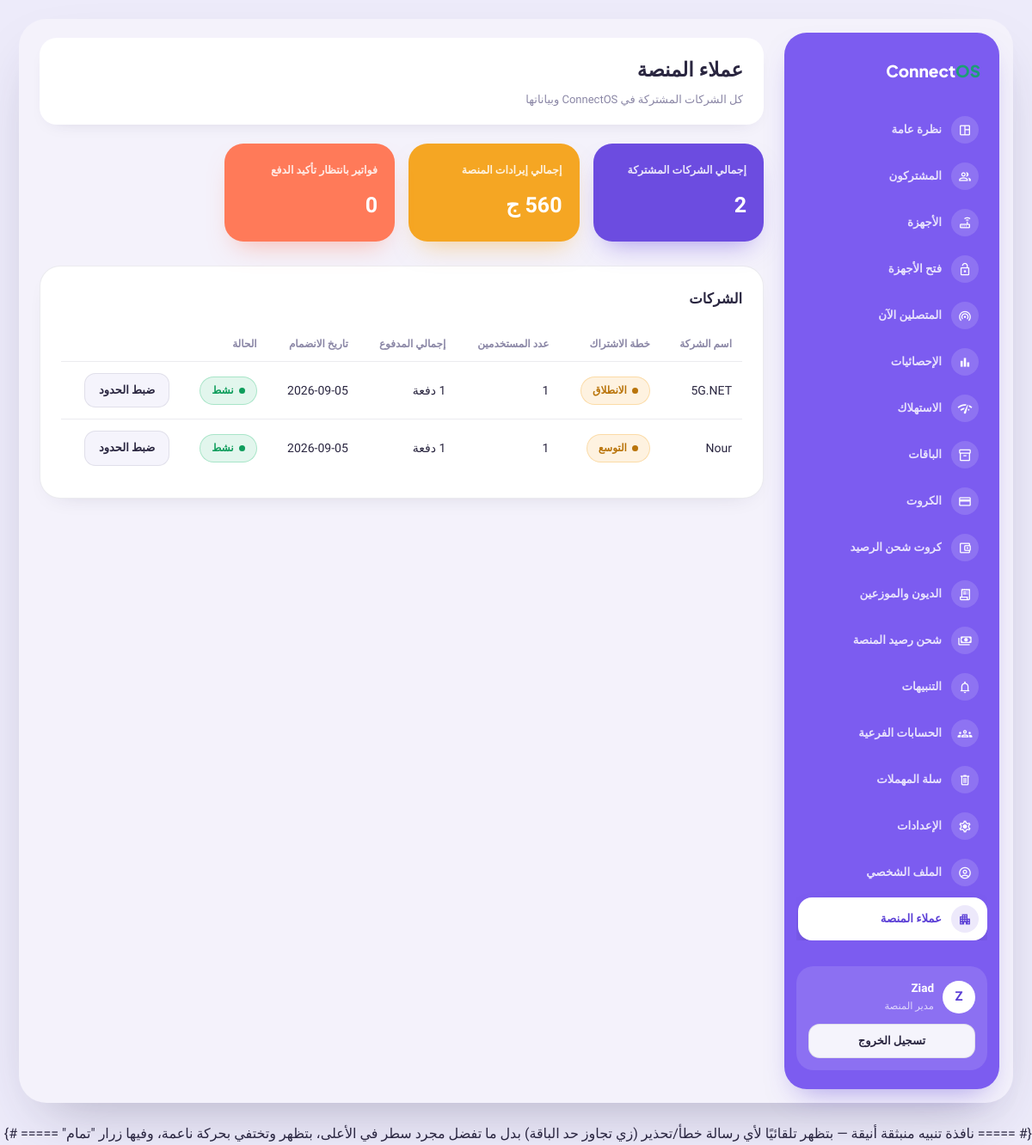
The page /dashboard/platform/ (signed in) on the database its author committed.
### core/models.py (models this page shows, shortened)
class User(AbstractUser):
    ROLE_CHOICES = [
        ("owner", "مالك الشركة"),
        ("admin", "مدير"),
        ("support", "دعم فني"),
        ("platform_admin", "مدير المنصة"),
    ]
    company = models.ForeignKey(
        Company, on_delete=models.CASCADE, related_name="users",
        verbose_name="الشركة", null=True, blank=True,
    )
    role = models.CharField("الصلاحية", max_length=20, choices=ROLE_CHOICES, default="owner")
    phone = models.CharField("رقم الهاتف", max_length=20, blank=True)
    last_login_ip = models.GenericIPAddressField("آخر IP دخول", null=True, blank=True)
    class Meta:
        verbose_name = "مستخدم"
        verbose_name_plural = "المستخدمون"

class Company(models.Model):
    PLAN_CHOICES = [
        ("starter", "البداية"),
        ("growth", "النمو"),
        ("pro", "الاحتراف"),
    ]
    name = models.CharField("اسم الشبكة", max_length=200)
    owner_phone = models.CharField("رقم تواصل المالك", max_length=20, blank=True)
    subscription_plan = models.CharField(
        "خطة الاشتراك في المنصة (قديم)", max_length=20, choices=PLAN_CHOICES, default="starter",
        help_text="حقل قديم قبل باقات PlatformPlan — لسه موجود لتوافق البيانات القديمة",
    )
    platform_plan = models.ForeignKey(
        PlatformPlan, on_delete=models.SET_NULL, null=True, blank=True,
        related_name="companies", verbose_name="باقة المنصة",
    )
    is_active = models.BooleanField(
        "نشط", default=True,
        help_text="لو متوقف، الشركة تقدر تفتح لوحة التحكم وتتصفحها عادي، لكن مايقدروش "
                   "يستخدموا أي ميزة فعلية (إضافة جهاز/مشترك/كروت...إلخ) لحد ما يتفعّل الحساب.",
    )
    activated_at = models.DateTimeField(
        "تاريخ آخر تفعيل", null=True, blank=True,
        help_text="بيتحدّث تلقائيًا لحظة التفعيل — بيتحكم في ظهور شريط \"تم التفعيل\" لفترة قصيرة بعدها.",
    )
    monthly_fee = models.DecimalField("قيمة الاشتراك الشهري", max_digits=8, decimal_places=2, default=0)
    created_at = models.DateTimeField("تاريخ الانضمام", auto_now_add=True)
    unlimited_usage = models.BooleanField(
        "بدون أي حدود استخدام", default=False,
        help_text="لو مفعّل، الشركة دي مش هتتقيد بأي حد من حدود باقتها (عدد مشتركين/"
                   "سيرفرات/كروت طباعة شهريًا) مهما كانت باقتها — بيتحكم فيه مدير "
                   "المنصة بس من شاشة \"عملاء المنصة\".",
    )
    override_max_clients = models.PositiveIntegerField(
        "حد مخصص لعدد المشتركين", null=True, blank=True,
        help_text="سيبها فاضية عشان تستخدم حد الباقة المشترك فيها. لو حطيت رقم هنا، هو اللي هيتطبق بدل حد الباقة.",
    )
    override_max_servers = models.PositiveIntegerField(
        "حد مخصص لعدد السيرفرات", null=True, blank=True,
        help_text="سيبها فاضية عشان تستخدم حد الباقة المشترك فيها. لو حطيت رقم هنا، هو اللي هيتطبق بدل حد الباقة.",
    )
    override_max_print_cards = models.PositiveIntegerField(
        "حد مخصص لعدد كروت الطباعة شهريًا", null=True, blank=True,
        help_text="سيبها فاضية عشان تستخدم حد الباقة المشترك فيها. لو حطيت رقم هنا، هو اللي هيتطبق بدل حد الباقة.",
    )
    class Meta:
        verbose_name = "شركة"
        verbose_name_plural = "الشركات"

class PlatformPlan(models.Model):
    name = models.CharField("اسم الباقة", max_length=100)
    max_clients = models.PositiveIntegerField("أقصى عدد مشتركين")
    max_servers = models.PositiveIntegerField("أقصى عدد سيرفرات")
    max_print_cards = models.PositiveIntegerField("أقصى عدد كروت طباعة")
    price_monthly = models.DecimalField("السعر الشهري (جنيه)", max_digits=8, decimal_places=2)
    is_featured = models.BooleanField("الأكثر طلبًا", default=False)
    order = models.PositiveIntegerField("الترتيب في العرض", default=0)
    is_active = models.BooleanField("متاحة للاشتراك", default=True)
    class Meta:
        verbose_name = "باقة اشتراك المنصة"
        verbose_name_plural = "باقات اشتراك المنصة"
        ordering = ["order", "price_monthly"]

### dashboard/views.py (the view)
# urls.py: path("platform/", views.platform_overview, name="platform_overview"),
@platform_admin_required
def platform_overview(request):
    companies = Company.objects.all().prefetch_related("payments", "users")
    total_revenue = sum(c.payments.aggregate(s=Sum("amount"))["s"] or 0 for c in companies)
    from core.models import PlatformPayment
    pending_payments = PlatformPayment.objects.filter(is_confirmed=False).select_related("company").order_by("paid_at")
    return render(request, "dashboard/platform_overview.html", {
        "companies": companies,
        "total_revenue": total_revenue,
        "pending_payments": pending_payments,
    })

### core/context_processors.py (called while the page is built, shortened)
def company_status(request):
    user = getattr(request, "user", None)
    if not user or not getattr(user, "is_authenticated", False):
        return {}
    if not getattr(user, "company_id", None) or user.role == "platform_admin":
        return {}

### templates/dashboard/platform_overview.html (shortened to what this page needs)
{% extends "base.html" %}
{% block page_title %}عملاء المنصة{% endblock %}
{% block page_crumb %}كل الشركات المشتركة في ConnectOS وبياناتها{% endblock %}
{% block content %}
<div class="kpi-grid">
  <div class="kpi">
    <div class="k-lbl">إجمالي الشركات المشتركة</div>
    <div class="k-val teal">{{ companies|length }}</div>
  </div>
  <div class="kpi">
    <div class="k-lbl">إجمالي إيرادات المنصة</div>
    <div class="k-val gold">{{ total_revenue }} ج</div>
  </div>
  <div class="kpi">
    <div class="k-lbl">فواتير بانتظار تأكيد الدفع</div>
    <div class="k-val danger">{{ pending_payments|length }}</div>
  </div>
</div>
<div class="panel">
  <div class="panel-head"><h3>الشركات</h3></div>
  <table>
    <thead>
      <tr>
        <th>اسم الشركة</th><th>خطة الاشتراك</th><th>عدد المستخدمين</th><th>إجمالي المدفوع</th><th>تاريخ الانضمام</th><th>الحالة</th><th></th>
      </tr>
    </thead>
    <tbody>
      {% for company in companies %}
      <tr>
        <td>{{ company.name }}</td>
        <td>
          <span class="badge badge-gold">{{ company.platform_plan.name|default:company.get_subscription_plan_display }}</span>
        </td>
        <td>{{ company.users.count }}</td>
        <td class="mono">{{ company.payments.all|length }} دفعة</td>
        <td>{{ company.created_at|date:"Y-m-d" }}</td>
        <td>
          {% if company.is_active %}<span class="badge badge-green">نشط</span>
          {% else %}<span class="badge badge-red">موقوف</span>{% endif %}
        </td>
        <td><a href="{% url 'dashboard:company_limits' company.id %}" class="btn btn-sm btn-ghost">ضبط الحدود</a></td>
      </tr>
      {% empty %}
      <tr><td colspan="7" class="empty">لا يوجد عملاء بعد.</td></tr>
      {% endfor %}
    </tbody>
  </table>
</div>
{% endblock %}

### templates/base.html (shortened to what this page needs)
{% load static %}
<!DOCTYPE html>
<html lang="ar" dir="rtl">
<head>
<link rel="stylesheet" href="{% static 'css/style.css' %}">
</head>
<body>
<div class="page-wrap">
<div class="shell">
  <aside class="sidebar no-print">
    <div class="sb-logo">Connect<span>OS</span></div>
    <nav class="sb-nav">
      <a href="{% url 'dashboard:home' %}" class="sb-link "><span class="sb-ico"><span class="material-symbols-outlined"></span></span><span class="sb-txt">نظرة عامة</span></a>
      <a href="{% url 'subscribers:list' %}" class="sb-link {% if 'subscribers' in request.path %}active{% endif %}"><span class="sb-ico"><span class="material-symbols-outlined">group</span></span><span class="sb-txt">المشتركون</span></a>
      <a href="{% url 'nas_manager:list' %}" class="sb-link "><span class="sb-ico"><span class="material-symbols-outlined"></span></span><span class="sb-txt">الأجهزة</span></a>
      <a href="{% url 'nas_manager:device_unlock_list' %}" class="sb-link {% if 'unlock' in request.path %}active{% endif %}"><span class="sb-ico"><span class="material-symbols-outlined">lock_open</span></span><span class="sb-txt">فتح الأجهزة</span></a>
      <a href="{% url 'radius_core:online_now' %}" class="sb-link {% if 'radius' in request.path %}active{% endif %}"><span class="sb-ico"><span class="material-symbols-outlined">wifi_tethering</span></span><span class="sb-txt">المتصلين الآن</span></a>
      <a href="{% url 'dashboard:statistics' %}" class="sb-link "><span class="sb-ico"><span class="material-symbols-outlined"></span></span><span class="sb-txt">الإحصائيات</span></a>
      <a href="{% url 'dashboard:consumption' %}" class="sb-link "><span class="sb-ico"><span class="material-symbols-outlined"></span></span><span class="sb-txt">الاستهلاك</span></a>
      <a href="{% url 'plans:list' %}" class="sb-link {% if 'plans' in request.path %}active{% endif %}"><span class="sb-ico"><span class="material-symbols-outlined">inventory_2</span></span><span class="sb-txt">الباقات</span></a>
      <a href="{% url 'vouchers:batch_list' %}" class="sb-link "><span class="sb-ico"><span class="material-symbols-outlined"></span></span><span class="sb-txt">الكروت</span></a>
      <a href="{% url 'vouchers:topup_batch_list' %}" class="sb-link {% if 'topup' in request.path %}active{% endif %}"><span class="sb-ico"><span class="material-symbols-outlined">account_balance_wallet</span></span><span class="sb-txt">كروت شحن الرصيد</span></a>
      <a href="{% url 'debts:reseller_list' %}" class="sb-link {% if 'debts' in request.path %}active{% endif %}"><span class="sb-ico"><span class="material-symbols-outlined">receipt_long</span></span><span class="sb-txt">الديون والموزعين</span></a>
      <a href="{% url 'payments:checkout' %}" class="sb-link {% if 'payments' in request.path %}active{% endif %}"><span class="sb-ico"><span class="material-symbols-outlined">payments</span></span><span class="sb-txt">شحن رصيد المنصة</span></a>
      <a href="{% url 'notifications:settings' %}" class="sb-link {% if 'notifications' in request.path %}active{% endif %}"><span class="sb-ico"><span class="material-symbols-outlined">notifications</span></span><span class="sb-txt">التنبيهات</span></a>
      <a href="{% url 'dashboard:team' %}" class="sb-link {% if 'team' in request.path %}active{% endif %}"><span class="sb-ico"><span class="material-symbols-outlined">groups</span></span><span class="sb-txt">الحسابات الفرعية</span></a>
      <a href="{% url 'dashboard:trash' %}" class="sb-link {% if 'trash' in request.path %}active{% endif %}"><span class="sb-ico"><span class="material-symbols-outlined">delete</span></span><span class="sb-txt">سلة المهملات</span></a>
      <a href="{% url 'dashboard:settings' %}" class="sb-link "><span class="sb-ico"><span class="material-symbols-outlined"></span></span><span class="sb-txt">الإعدادات</span></a>
      <a href="{% url 'dashboard:profile' %}" class="sb-link "><span class="sb-ico"><span class="material-symbols-outlined"></span></span><span class="sb-txt">الملف الشخصي</span></a>
      {% if request.user.role == 'platform_admin' %}
      <a href="{% url 'dashboard:platform_overview' %}" class="sb-link {% if 'platform' in request.path %}active{% endif %}"><span class="sb-ico"><span class="material-symbols-outlined">apartment</span></span><span class="sb-txt">عملاء المنصة</span></a>
      {% endif %}
    </nav>
    <div class="sb-spacer"></div>
    <div class="sb-user">
      <div class="sb-user-row">
        <div class="u-avatar">{{ request.user.get_full_name|default:request.user.username|first|upper }}</div>
        <div class="u-info">
          <div class="u-name">{{ request.user.get_full_name|default:request.user.username }}</div>
          <div class="u-role">{{ request.user.get_role_display }}</div>
        </div>
      </div>
      <a href="{% url 'core:logout' %}" class="btn btn-ghost btn-sm btn-block">تسجيل الخروج</a>
    </div>
  </aside>
  <main class="main">
    <div class="topbar">
      <div>
        <h1>{% block page_title %}{% endblock %}</h1>
        <div class="crumb">{% block page_crumb %}{% endblock %}</div>
      </div>
    </div>
    {% block content %}{% endblock %}
  </main>
</div>
</div>
{# ===== نافذة تنبيه منبثقة أنيقة — بتظهر تلقائيًا لأي رسالة خطأ/تحذير (زي تجاوز حد الباقة)
      بدل ما تفضل مجرد سطر في الأعلى، بتظهر وتختفي بحركة ناعمة، وفيها زرار "تمام" ===== #}
</body>
</html>

### rows shown on the page
User: user.get_full_name|first "Z", user.get_full_name "Ziad", user.role "مدير المنصة"
Company: name "5G.NET", platform_plan.name "الانطلاق", users.count "1", payments.all|length "1", created_at "2026-09-05", is_active "نشط"
Company: name "Nour", platform_plan.name "التوسع", users.count "1", payments.all|length "1", created_at "2026-09-05", is_active "نشط"

### other values the page prints
{{ companies|length }} "2"
{{ total_revenue }} "560"
{{ pending_payments|length }} "0"
